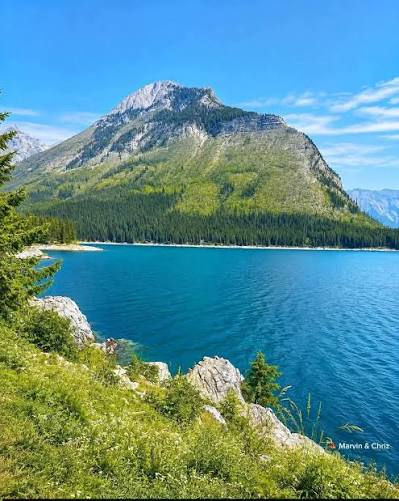
#> input picture Recursos/lago.jpg, 399 x 501 px
$ jupyter execute 'Laboratorio S3.ipynb'   (shell and % lines are left out)   (older library calls are emulated)
#> lines starting #> are read from the running program, lines starting #| are printed output that depends on the picture; after the words box and inside, x2 and y2 are one past the last pixel; in counts of white or black regions, pixels touching at a corner belong together
# Visión por Computadora
## Clase 3 — Filtrado, convolución y detección de bordes
### Unidad 1 · Fundamentos y características visuales

**Laboratorio práctico (En Jupyter).** En la clase anterior aprendiste a **operar** cada píxel por separado: brillo, contraste, ecualización. Hoy damos un salto: en vez de tocar un píxel a la vez, miramos cada píxel **junto a sus vecinos**. Esa operación se llama **convolución**, y es —literalmente— la misma que una red neuronal convolucional (CNN) aprende sola en la Unidad 2.
---

#### Cómo trabajar en este notebook

1. Ejecuta las celdas **en orden**, de arriba hacia abajo, con el botón ▶ o con `Shift + Enter`.

---

[cell 1]
# ----------------------------------------------------------------------------
# Cada 'import' trae una librería (una caja de herramientas ya hecha).
# La palabra reservada "as" le pone un apodo corto para escribir menos.
# ----------------------------------------------------------------------------
import cv2                       # OpenCV: la librería de visión por computadora
import numpy as np               # NumPy: maneja tablas de números (así se guarda una imagen)
import matplotlib.pyplot as plt  # Matplotlib: para dibujar imágenes y gráficos
# Esta línea es especial de Colab/Jupyter: hace que los gráficos aparezcan
# DENTRO del notebook, justo debajo de cada celda (y no en una ventana aparte).
print("Todo listo. Las librerías se cargaron correctamente.")  # aviso de que ya podemos seguir

## Parte 1 — La convolución, a mano

Antes de tocar ninguna foto, entendamos la operación con números que puedas seguir con la vista.

Una **convolución** desliza una ventanita de números (el **kernel** o filtro) sobre la imagen. En cada posición: multiplica cada número del kernel por el píxel que tiene debajo, y **suma todo**. Ese único número es el píxel de salida. Vamos a calcular **una** posición, paso a paso.

[cell 2]
# Un pedacito de imagen de 3x3 píxeles (9 números). El 200 del centro es un tono claro,
# rodeado de vecinos de 100 (más oscuros). Queremos ver qué pasa al promediarlo con ellos.
parche = np.array([[100, 100, 100],   # fila 0
                   [100, 200, 100],   # fila 1  (el 200 está en el centro)
                   [100, 100, 100]],  # fila 2
                  dtype=np.float32)    # float32: decimales, para no perder precisión al dividir

# El kernel de PROMEDIO 3x3: nueve pesos iguales, cada uno vale 1/9.
# np.ones((3,3)) crea una matriz de unos; al dividir entre 9, cada celda queda en 1/9.
kernel_promedio = np.ones((3, 3), dtype=np.float32) / 9.0

print("Parche (los 9 píxeles):")
print(parche.astype(int))
print("\nKernel de promedio (cada peso = 1/9 ≈ 0.111):")
print(np.round(kernel_promedio, 3))

[cell 3]
# La convolución en ESTA posición es: multiplicar elemento a elemento y sumar todo.
#   parche * kernel  -> multiplica casilla con casilla (mismo tamaño 3x3)
#   .sum()           -> suma los 9 resultados en un solo número
productos = parche * kernel_promedio        # 9 multiplicaciones, una por casilla
salida = float(productos.sum())             # sumamos las 9 -> el píxel de salida

print("Cada término (parche * peso):")
print(np.round(productos, 1))
print("\nPíxel de salida (la suma de todo):", round(salida, 1))
print("\nEl 200 del centro se convirtió en ~111: se 'diluyó' con sus vecinos de 100.")
print("Eso es, exactamente, SUAVIZAR un píxel.")

**La idea clave del curso, aquí:** ese kernel de promedio lo *diseñamos* nosotros a mano. En la Unidad 2, una CNN tendrá cientos de kernels como este, pero **no los diseñaremos**: la red ajustará sus números sola, a partir de los datos. La operación —multiplicar y sumar sobre una ventana— es **idéntica**; lo único que cambia es **quién elige los pesos**.

## Parte 2 — Sube tu propia imagen

Ahora trabajaremos con una foto tuya. Lo ideal: una imagen con **bordes claros** (un edificio, un objeto sobre una mesa, texto) para que la detección de bordes luzca.

[cell 4]
#Se cambio para que funcione con JUPYTER
ruta = "../Recursos/lago.jpg"
img_color = cv2.imread(ruta, cv2.IMREAD_COLOR)
#> img_color is the input picture: shape (501, 399, 3); mean B, G, R 148.3, 143.7, 91.6
work_gray = cv2.cvtColor(img_color, cv2.COLOR_BGR2GRAY)
plt.figure(figsize=(5, 4))
plt.imshow(work_gray, cmap="gray", vmin=0, vmax=255)
plt.title(f"Tu imagen: {ruta}")
plt.axis("off")
plt.show()
print("¡Listo! A partir de ahora se usará tu imagen. Tamaño:", work_gray.shape)
#| ¡Listo! A partir de ahora se usará tu imagen. Tamaño: (501, 399)

## Parte 3 — Suavizado: promediar con los vecinos

Suavizar = reemplazar cada píxel por una mezcla de sus vecinos. Sirve para **reducir ruido** y detalles finos, sobre todo antes de detectar bordes. Vemos los tres filtros clásicos, cada uno con un kernel distinto:

- **Promedio (`blur`)**: todos los vecinos pesan igual. Simple, pero difumina también los bordes.
- **Gaussiano (`GaussianBlur`)**: los vecinos cercanos pesan más. Suaviza sin destrozar tanto los bordes.
- **Mediana (`medianBlur`)**: toma el valor *del medio* de la vecindad. Excelente contra el ruido de puntos sueltos.

[cell 5]
# Aplicamos los tres suavizados a tu imagen en grises. El (7, 7) es el tamaño de la ventana:
# una ventana más grande mezcla más vecinos y suaviza más.
suave_prom   = cv2.blur(work_gray, (7, 7))              # promedio: ventana 7x7
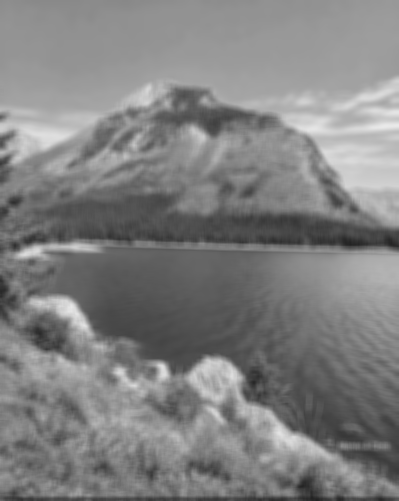
#> suave_prom: shape (501, 399); min 34, max 233, mean 128.7
suave_gauss  = cv2.GaussianBlur(work_gray, (7, 7), 0)   # gaussiano: el 0 = calcula la 'sigma' solo
suave_median = cv2.medianBlur(work_gray, 7)             # mediana: el 7 es el lado (debe ser impar)

# Preparamos una fila de 4 imágenes para compararlas de un vistazo:
imagenes = [work_gray, suave_prom, suave_gauss, suave_median]
titulos  = ["Original", "Promedio 7×7", "Gaussiano 7×7", "Mediana 7×7"]

fig, ejes = plt.subplots(1, 4, figsize=(15, 4))          # 1 fila, 4 columnas de gráficos
for eje, im, t in zip(ejes, imagenes, titulos):          # zip empareja cada hueco con su imagen
    eje.imshow(im, cmap="gray", vmin=0, vmax=255)         # misma escala 0..255 = comparación justa
    eje.set_title(t); eje.axis("off")
#> this loop made 4 passes
#> t on passes 1 to 4: 'Original', 'Promedio 7×7', 'Gaussiano 7×7', 'Mediana 7×7'
plt.tight_layout(); plt.show()

print("Fíjate: el gaussiano conserva mejor los bordes que el promedio. Compáralos de cerca.")

> **El tamaño del kernel manda:** cambia el `(7, 7)` por `(15, 15)` y vuelve a ejecutar. Verás que con una ventana grande la imagen queda mucho más borrosa: a más vecinos mezclados, más detalle se pierde.

## Parte 4 — Reducción de ruido: elige el filtro correcto

No todo ruido se limpia igual. Vamos a **ensuciar** tu imagen con ruido “sal y pimienta” (píxeles blancos y negros aleatorios) y comparar qué filtro lo limpia mejor. **Predice antes de ver:** ¿ganará el gaussiano o la mediana?

[cell 6]
# 1) Creamos una COPIA de tu imagen para ensuciarla sin tocar la original.
ruidosa = work_gray.copy()

# 2) Generamos ruido: un número aleatorio entre 0 y 1 por cada píxel.
#    np.random.default_rng(0) fija una 'semilla' para que el ruido sea reproducible.
rng = np.random.default_rng(0)
mascara = rng.random(work_gray.shape)     # matriz de aleatorios, mismo tamaño que la imagen
prob = 0.04                                # 4% de píxeles afectados en total

# 3) Donde el aleatorio es muy bajo -> pimienta (negro=0). Muy alto -> sal (blanco=255).
ruidosa[mascara < prob / 2] = 0            # mitad del ruido: puntos negros
ruidosa[mascara > 1 - prob / 2] = 255      # otra mitad: puntos blancos

# 4) Intentamos limpiar el ruido de DOS formas distintas:
limpia_gauss  = cv2.GaussianBlur(ruidosa, (3, 3), 0)   # promedia el entorno
limpia_median = cv2.medianBlur(ruidosa, 3)             # toma el valor del medio
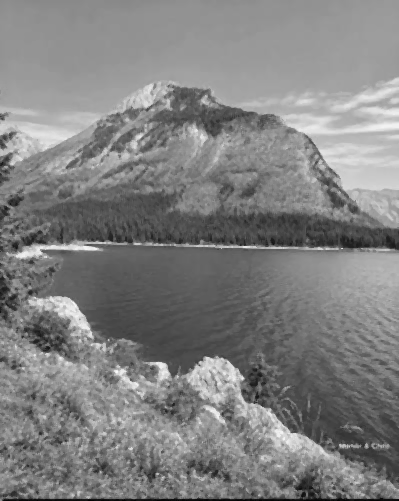
#> limpia_median: shape (501, 399); min 1, max 249, mean 128.6

# 5) Comparamos las tres:
imagenes = [ruidosa, limpia_gauss, limpia_median]
titulos  = ["Con ruido S&P", "Gaussiano 3×3", "Mediana 3×3"]
fig, ejes = plt.subplots(1, 3, figsize=(12, 4))
for eje, im, t in zip(ejes, imagenes, titulos):
    eje.imshow(im, cmap="gray", vmin=0, vmax=255); eje.set_title(t); eje.axis("off")
#> this loop made 3 passes
#> t on passes 1 to 3: 'Con ruido S&P', 'Gaussiano 3×3', 'Mediana 3×3'
plt.tight_layout(); plt.show()

print("¿Cuál dejó una imagen más limpia? Fíjate en los puntos blancos y negros sueltos.")

**Lo que deberías ver:** la **mediana** gana claramente. ¿Por qué? Un píxel blanco o negro suelto es un valor extremo; al ordenar la vecindad y tomar el del medio, la mediana simplemente lo descarta. El gaussiano, en cambio, *promedia* ese extremo con sus vecinos y deja una mancha gris. **La lección: el mejor filtro depende del tipo de ruido.**

## Parte 5 — Realce: el kernel que resalta

Si un kernel de promedio *suaviza*, otro kernel puede hacer lo contrario: **realzar** (sharpen). Lo aplicamos con `cv2.filter2D`, que es la función de convolución **genérica**: tú le das el kernel y ella lo desliza por toda la imagen. Es la misma función que usa OpenCV por dentro para el promedio, Sobel y todo lo demás.

[cell 7]
# Kernel de realce: refuerza el centro (+5) y le RESTA sus vecinos (-1).
# Donde hay un cambio de intensidad (un detalle), esta resta lo acentúa.
kernel_realce = np.array([[ 0, -1,  0],
                          [-1,  5, -1],
                          [ 0, -1,  0]], dtype=np.float32)

# cv2.filter2D(imagen, profundidad, kernel): el -1 significa 'misma profundidad que la entrada'.
realzada = cv2.filter2D(work_gray, -1, kernel_realce)
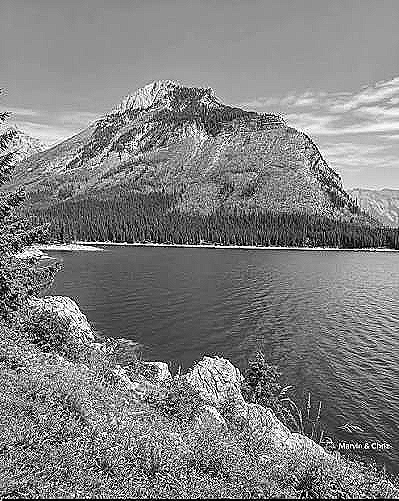
#> realzada: shape (501, 399); min 0, max 255, mean 128.4

fig, ejes = plt.subplots(1, 2, figsize=(9, 4))
ejes[0].imshow(work_gray, cmap="gray", vmin=0, vmax=255); ejes[0].set_title("Original"); ejes[0].axis("off")
ejes[1].imshow(realzada,  cmap="gray", vmin=0, vmax=255); ejes[1].set_title("Realzada (sharpen)"); ejes[1].axis("off")
plt.tight_layout(); plt.show()

print("Mismo mecanismo (convolución con filter2D), otro kernel, efecto opuesto al suavizado.")

> **Recuerda:** promedio, gaussiano y realce son todos **convoluciones**. Cambias los nueve números del kernel y cambias el efecto. Una CNN aprende *muchos* de estos kernels a la vez, y decide sus valores por sí misma.

## Parte 6 — Gradientes y bordes con Sobel

Un **borde** es un lugar donde la intensidad cambia bruscamente (de claro a oscuro). Medir ese cambio se llama **gradiente**. El filtro **Sobel** es un kernel que estima el gradiente en una dirección:

- `Sobel X` detecta bordes **verticales** (mide el cambio en horizontal).
- `Sobel Y` detecta bordes **horizontales** (mide el cambio en vertical).

Combinando ambos con la **magnitud** obtenemos *todos* los bordes.

[cell 8]
# Sobel X e Y. Usamos cv2.CV_64F (decimales con signo) porque el gradiente puede ser negativo
# (de claro a oscuro) y no queremos perder esa información recortándola a 0.
#   (1, 0) = derivada en X (horizontal) ;  (0, 1) = derivada en Y (vertical)
#   ksize=3 = tamaño del kernel de Sobel (3x3)
sobel_x = cv2.Sobel(work_gray, cv2.CV_64F, 1, 0, ksize=3)   # bordes verticales
sobel_y = cv2.Sobel(work_gray, cv2.CV_64F, 0, 1, ksize=3)   # bordes horizontales
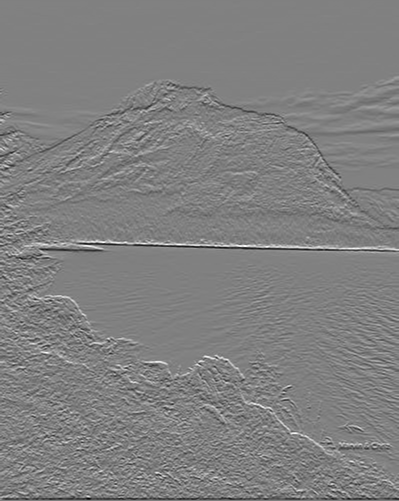
#> sobel_y: shape (501, 399) float64; min -830, max 814, mean -2; drawn with min black and max white

# La MAGNITUD combina las dos direcciones: raíz de (X^2 + Y^2), píxel por píxel.
magnitud = cv2.magnitude(sobel_x, sobel_y)
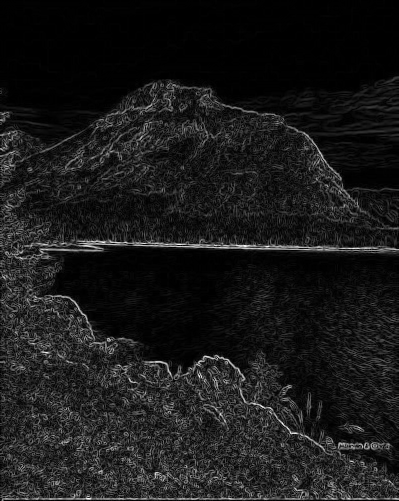
#> magnitud: shape (501, 399) float64; min 0, max 830.8, mean 85.9; drawn with min black and max white
# Normalizamos el resultado al rango 0..255 para poder mostrarlo como imagen:
magnitud = cv2.normalize(magnitud, None, 0, 255, cv2.NORM_MINMAX).astype(np.uint8)

# np.abs = valor absoluto: mostramos la 'fuerza' del cambio sin importar su signo.
imagenes = [np.abs(sobel_x), np.abs(sobel_y), magnitud]
titulos  = ["Sobel X (verticales)", "Sobel Y (horizontales)", "Magnitud (todos)"]
fig, ejes = plt.subplots(1, 3, figsize=(12, 4))
for eje, im, t in zip(ejes, imagenes, titulos):
    eje.imshow(im, cmap="gray"); eje.set_title(t); eje.axis("off")
#> this loop made 3 passes
plt.tight_layout(); plt.show()
#> after `plt.tight_layout()`:
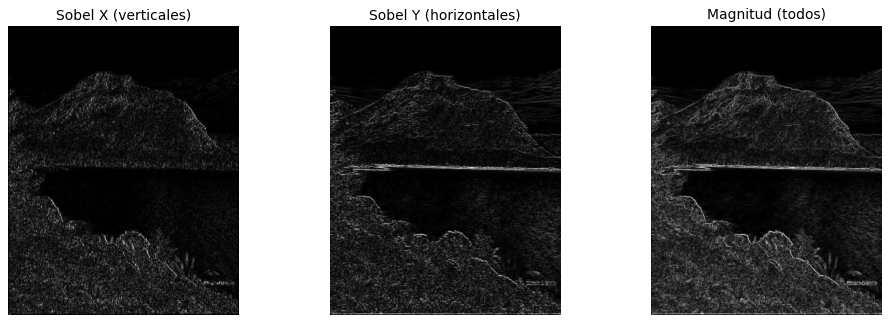
#> figure drawn by matplotlib, 3 panels

print("Sobel X e Y capturan direcciones distintas; la magnitud las une en un solo mapa de bordes.")

## Parte 7 — Canny: el detector de bordes de referencia

Sobel da bordes *gruesos y difusos*. **Canny** es un algoritmo más completo que entrega bordes **finos y limpios** (de un píxel de ancho). Usa **dos umbrales**: los cambios fuertes son borde seguro; los débiles solo se aceptan si están conectados a uno fuerte. Vamos a ver el efecto de mover esos umbrales.

[cell 9]
# Canny funciona mejor sobre una imagen sin ruido, así que suavizamos un poco antes.
base = cv2.GaussianBlur(work_gray, (3, 3), 0)

# cv2.Canny(imagen, umbral_bajo, umbral_alto):
#   - por encima del umbral ALTO  -> borde seguro
#   - por debajo del umbral BAJO  -> no es borde
#   - entre ambos                 -> borde solo si toca uno seguro
canny_permisivo = cv2.Canny(base, 50, 150)    # umbrales bajos: más bordes (y más ruido)
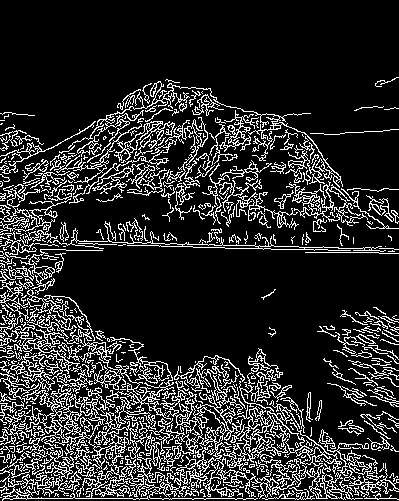
#> canny_permisivo: shape (501, 399); 16.8% white in thin lines or dots, all inside (x1, y1, x2, y2) = (0, 77, 399, 501)
canny_estricto  = cv2.Canny(base, 120, 220)   # umbrales altos: solo bordes fuertes
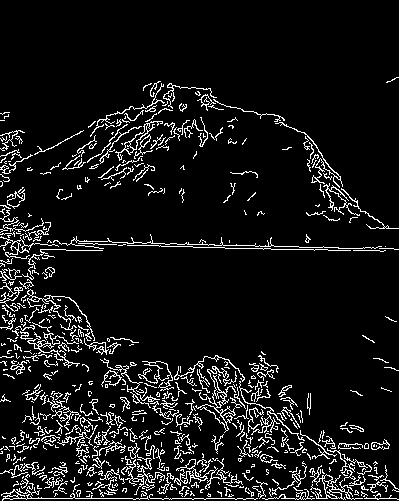
#> canny_estricto: shape (501, 399); 8.4% white in thin lines or dots, all inside (x1, y1, x2, y2) = (0, 77, 399, 501)

imagenes = [work_gray, canny_permisivo, canny_estricto]
titulos  = ["Grises", "Canny 50/150 (permisivo)", "Canny 120/220 (estricto)"]
fig, ejes = plt.subplots(1, 3, figsize=(12, 4))
for eje, im, t in zip(ejes, imagenes, titulos):
    eje.imshow(im, cmap="gray"); eje.set_title(t); eje.axis("off")
#> this loop made 3 passes
#> t on passes 1 to 3: 'Grises', 'Canny 50/150 (permisivo)', 'Canny 120/220 (estricto)'
plt.tight_layout(); plt.show()

print("Umbrales bajos -> más detalle pero más ruido. Altos -> solo lo esencial.")

> **Ajustar los umbrales es el arte de Canny.** No hay un valor universal: depende de la imagen y de qué quieras extraer. En el ejercicio final buscarás los tuyos.

## Parte 8 — El puente: filtro diseñado vs filtro aprendido

Toda la clase de hoy tuvo un patrón: **nosotros elegimos el kernel** (promedio, realce, Sobel) según lo que queríamos lograr. Diseñar filtros a mano funciona, pero no escala: alguien tiene que saber de antemano qué filtro sirve para cada problema, y hay miles de patrones posibles.

La idea que revoluciona todo en la Unidad 2: **¿y si la máquina eligiera los kernels sola?** Eso es una CNN. La operación —convolución— es exactamente la que hiciste hoy. La diferencia es que sus pesos **se aprenden de los datos** en lugar de escribirse a mano.

[cell 10]
# Comparamos un filtro DISEÑADO por nosotros con un kernel ALEATORIO,
# como los que una CNN tiene ANTES de entrenar (sus pesos empiezan al azar).

# Kernel de Sobel vertical: diseñado a propósito para responder a bordes.
sobel_kernel = np.array([[-1, 0, 1],
                         [-2, 0, 2],
                         [-1, 0, 1]], dtype=np.float32)

# Kernel aleatorio: nueve números al azar entre -1 y 1. Sin ningún propósito... todavía.
rng = np.random.default_rng(42)
kernel_aleatorio = rng.uniform(-1, 1, size=(3, 3)).astype(np.float32)

# Aplicamos ambos con la misma función de convolución:
salida_disenada  = cv2.filter2D(work_gray, cv2.CV_64F, sobel_kernel)
salida_aleatoria = cv2.filter2D(work_gray, cv2.CV_64F, kernel_aleatorio)
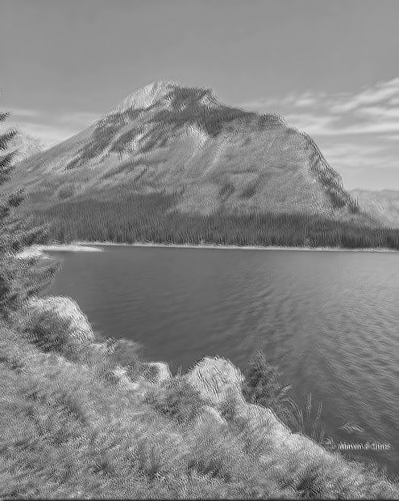
#> salida_aleatoria: shape (501, 399) float64; min -85.32, max 575.6, mean 261.1; drawn with min black and max white

imagenes = [work_gray, np.abs(salida_disenada), np.abs(salida_aleatoria)]
titulos  = ["Original", "Kernel DISEÑADO (Sobel)", "Kernel ALEATORIO (CNN sin entrenar)"]
fig, ejes = plt.subplots(1, 3, figsize=(12, 4))
for eje, im, t in zip(ejes, imagenes, titulos):
    eje.imshow(im, cmap="gray"); eje.set_title(t, fontsize=11); eje.axis("off")
#> this loop made 3 passes
plt.tight_layout(); plt.show()
#> after `plt.tight_layout()`:
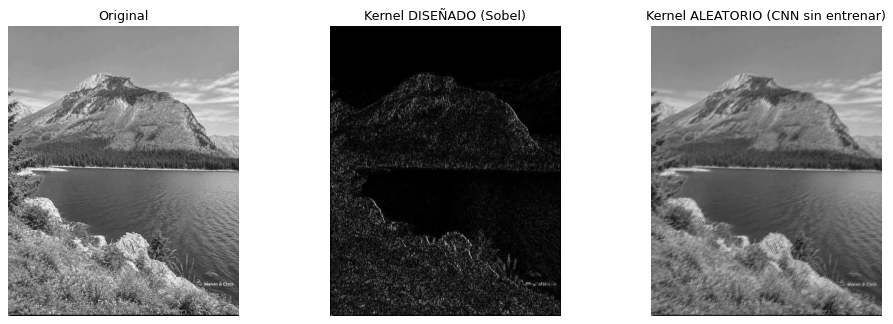
#> figure drawn by matplotlib, 3 panels

print("El diseñado extrae algo útil (bordes). El aleatorio, casi ruido.")
print("Entrenar una CNN es, justamente, convertir kernels aleatorios en kernels útiles.")

## Parte 9 — TU TURNO: limpia y extrae los bordes

Aplica lo de hoy sobre tu propia imagen, en orden. Completa los pasos cambiando los números indicados y responde la pregunta escrita del final.

[cell 11]
# TU TURNO — completa cada paso

# ---------- Paso 1: suaviza tu imagen ----------
# Elige UN filtro según el ruido de tu foto. Si tiene puntos sueltos, la mediana ayuda.
mi_suave = cv2.GaussianBlur(work_gray, (3, 3), 0)   # <-- cambia el filtro o el tamaño si quieres

# ---------- Paso 2: detecta bordes con Canny ----------
# Ajusta los dos umbrales hasta que se vea bien el contorno del objeto principal.
umbral_bajo = 50     # <-- ajústalo
umbral_alto = 150    # <-- ajústalo
mis_bordes = cv2.Canny(mi_suave, umbral_bajo, umbral_alto)

# ---------- Paso 3: muestra original y bordes lado a lado ----------
fig, ax = plt.subplots(1, 2, figsize=(10, 4))
ax[0].imshow(work_gray, cmap="gray", vmin=0, vmax=255); ax[0].set_title("Original"); ax[0].axis("off")
ax[1].imshow(mis_bordes, cmap="gray"); ax[1].set_title("Mis bordes"); ax[1].axis("off")
plt.tight_layout(); plt.show()
